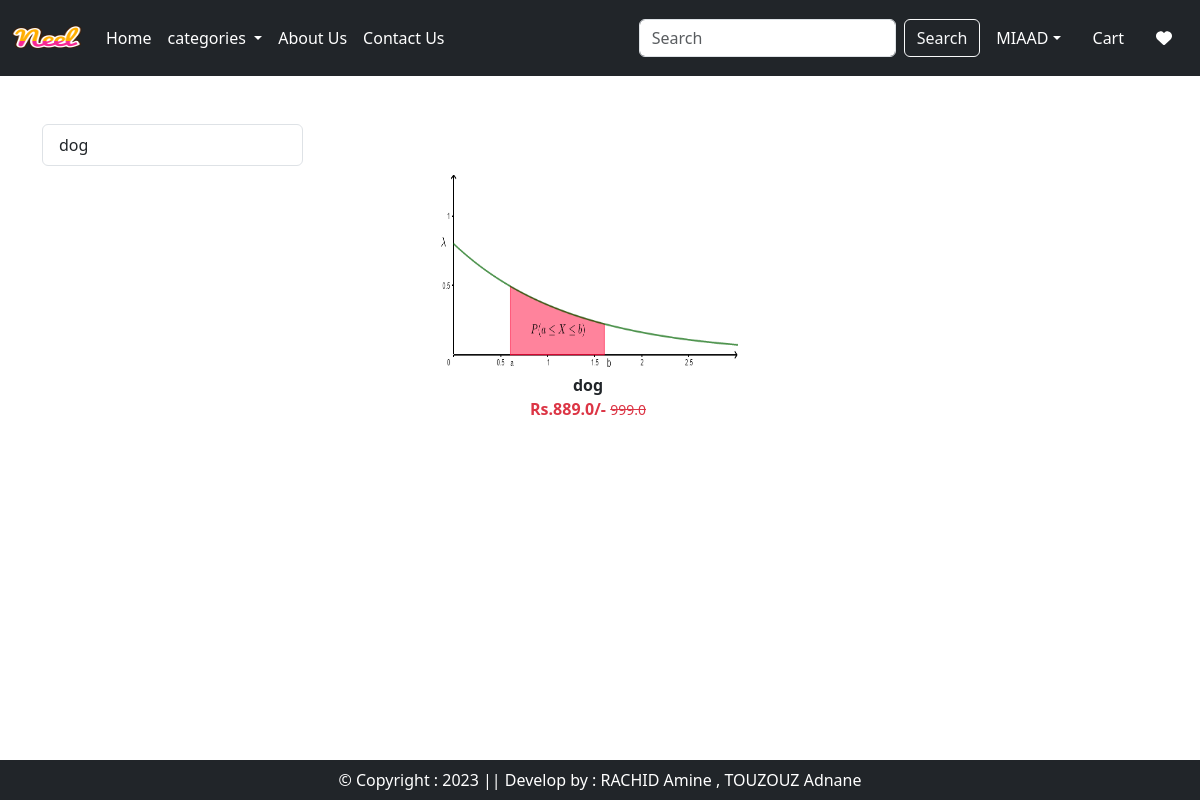
The page /category/ML (signed in) on the database its author committed.
### app/models.py (models this page shows, shortened)
class Product(models.Model):
    title = models.CharField(max_length=100)
    selling_price = models.FloatField()
    discounted_price = models.FloatField()
    description = models.TextField()
    composition = models.TextField(default='')
    prodapp = models.TextField(default='')
    category = models.CharField(choices=CATEGORY_CHOICES, max_length=2)
    product_image = models.ImageField(upload_to='product')

### app/views.py (the view)
# urls.py: path("category/<slug:val>", views.CategoryView.as_view(),name="category"),
@method_decorator(login_required,name="dispatch")
class CategoryView(View):
    def get(self,request,val):
        totalitem = 0
        wishitem=0
        if request.user.is_authenticated:
            totalitem = len(Cart.objects.filter(user=request.user))
            wishitem = len(Wishlist.objects.filter(user=request.user))
        product = Product.objects.filter(category=val)
        title = Product.objects.filter(category=val).values('title')
        return render(request,"app/category.html",locals())

### app/templates/app/category.html (shortened to what this page needs)
{% extends 'app/base.html' %}
{% load static %}
{% block main-content %}
    <div class="container my-5">
        <div class="row">
            <div class="col-sm-3">
                <div class="list-group">
                    {% for val in title %}
                        <a href="a" class="list-group-item list-group-item-action" aria-current="true">
                        {{val.title}}</a>
                    {% endfor %}
                </div>
            </div>
            <div class="col-sm-9"></div>
                <div class="row">
                    {% for prod in product %}
                        <div class="col text-center mb-4">
                            <a href="{% url 'product-detail' prod.id %}" class="btn">
                                <div>
                                    <img src="{{prod.product_image.url}}" width="300px" height="200px" />
                                    <div class="fw-bold">{{prod.title}}</div>
                                    <div class="fw-bold text-danger">
                                        Rs.{{prod.discounted_price}}/-
                                        <small class="fw-light text-decoration-line-through">
                                            {{prod.selling_price}}
                                        </small>
                                    </div>
                                </div>
                            </a>
                        </div>
                    {% endfor %}
                </div>
        </div>
    </div>
{% endblock main-content %}

### app/templates/app/base.html (shortened to what this page needs)
<!DOCTYPE html>
{% load static%}
<html lang="en">
<head>
    <link rel="stylesheet" href="https://cdnjs.cloudflare.com/ajax/libs/font-awesome/4.7.0/css/font-awesome.min.css">
    <link href="https://cdn.jsdelivr.net/npm/bootstrap@5.3.0-alpha1/dist/css/bootstrap.min.css" rel="stylesheet">
    <link rel="stylesheet" href="{% static 'app/css/owl.carousel.min.css' %}" />
    <link rel="stylesheet" href="{% static 'app/css/all.min.css' %}" />
    <link rel="stylesheet" href="{% static 'app/css/style.css' %}" />
</head>
<body>
    <nav class="navbar navbar-expand-lg navbar-dark bg-dark">
        <div class="container-fluid">
          <a class="navbar-brand" href="#">
            <img src="{% static "app/images/Neel.png" %}" width="70" height="50" />
          </a>
          <div class="collapse navbar-collapse" id="navbarSupportedContent">
            <ul class="navbar-nav me-auto mb-2 mb-lg-0">
              {% if request.user.is_authenticated %}
              <li class="nav-item">
                <a class="nav-link active" aria-current="page" href="/">Home</a>
              </li>
              <li class="nav-item dropdown">
                <a class="nav-link dropdown-toggle active" href="#" role="button" data-bs-toggle="dropdown" aria-expanded="false">
                  categories
                </a>
              </li>
              <li class="nav-item">
                <a class="nav-link text-white" href="{% url 'about' %}">About Us</a>
              </li>
              <li class="nav-item">
                <a class="nav-link text-white" href="{% url 'contact' %}">Contact Us</a>
              </li>
            </ul>
            <form class="d-flex" role="search" action="/search">
              <input class="form-control me-2" type="search" placeholder="Search" name="search" aria-label="Search">
              <button class="btn btn-outline-light" type="submit">Search</button>
            </form>
          </div>
          <ul class="navbar-nav me-auto mb-2 mb-lg-0">
            <li class="nav-item dropdown mx-2">
              <a class="nav-link dropdown-toggle text-white"  href="#" id="profileDropdown" role="button" data-bs-toggle="dropdown" aria-expanded="false">{{request.user.username}}</a>
            </li>
            <li class="nav-item mx-2">
                <a href="{% url 'showcart' %}" class="nav-link text-white" > Cart</a>
            </li>
            <li class="nav-item mx-2">
                <a href="{% url 'showwishlist' %}" class="nav-link text-white" > <i class="fa fa-heart"></i></a>
            </li>
            {% endif %}
           </ul>
        </div>
      </nav>
      {% block main-content %}{% endblock main-content %}
      <footer class="container-fluid fixed-bottom text-white bg-dark text-center p-2 mt-5">
        &copy; Copyright : 2023 || Develop by : RACHID Amine , TOUZOUZ Adnane
      </footer>
</body>
</html>

### rows shown on the page
Product: product_image (picture), title "dog", discounted_price "889.0", selling_price "999.0"

### other values the page prints
{{ request.user.username }} "MIAAD"
{{ val.title }} "dog"
